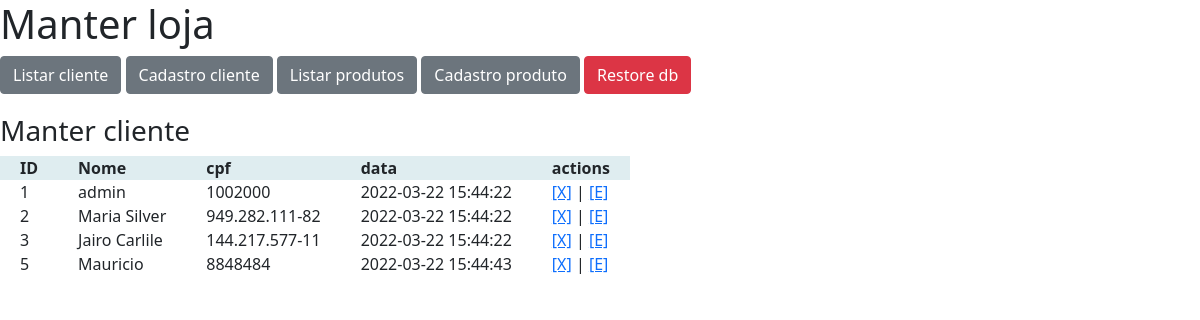
The app's page /cliente/findall/ with its own data.
### tables this page shows
CREATE TABLE cliente(
    id integer PRIMARY KEY AUTOINCREMENT NOT NULL,
    nome text NOT NULL,
    cpf text NOT NULL,
    email text NOT NULL,
    data_cadastro TIMESTAMP NOT NULL DEFAULT CURRENT_TIMESTAMP
);

### webapp/routes.py (the view)
@app.route("/cliente/findall/")
def findall():
    dao = DaoCliente()
    clientes = dao.findall()
    return render_template("manter.html", clientes=clientes)

### manter/dao.py (called while the page is built)
    def findall(self): # R
        conn = Database.get_connection()
        res = conn.execute(
            "SELECT * FROM cliente"
        )
        return res.fetchall()

### manter/database.py (called while the page is built)
    @staticmethod
    def get_connection():
        connection = sqlite3.connect(DB_FILE)
        return connection

### webapp/templates/manter.html
{% extends "layout.html" %}
{% block content %}
<div class="page">
<h3>Manter cliente</h3>
    <div class="dataview">
        <div class="th">ID</div>
        <div class="th">Nome</div>
        <div class="th">cpf</div>
        <div class="th">data</div>
        <div class="th">actions</div>
    {% for cli in clientes %}
        <div> {{ cli[0] }} </div>
        <div> {{ cli[1] }} </div>
        <div> {{ cli[2] }} </div>
        <div> {{ cli[4] }} </div>
        <div>
            <a href="/delete/{{cli[0]}}">[X]</a> |
            <a href="/cliente/edit/{{cli[0]}}">[E]</a>
        </div>
    {% endfor %}
    </div>
</div>
{% endblock %}

### webapp/templates/layout.html (shortened to what this page needs)
<!DOCTYPE html>
<html>
<head>
    <link rel="stylesheet" type="text/css" href="{{ url_for('static', filename='site.css') }}"  />
    <link href="https://cdn.jsdelivr.net/npm/bootstrap@5.1.3/dist/css/bootstrap.min.css" rel="stylesheet">
</head>
<body>
<div class="main">
    <h1>Manter loja</h1>
    <nav>
        <a class="btn btn-secondary" href="{{ '/cliente/findall' }}">Listar cliente</a>
        <a class="btn btn-secondary" href="{{ '/cliente/add' }}">Cadastro cliente</a>
        <a class="btn btn-secondary" href="{{ '/produto/findall' }}">Listar produtos</a>
        <a class="btn btn-secondary" href="{{ '/produto/add' }}">Cadastro produto</a>
        <a class="btn btn-danger" href="{{ '/restore' }}">Restore db</a>
    </nav>
    <div class="content" style="margin:20px 0px;">
    {% block content %}
    {% endblock %}
    </div>
</div>
</body>
</html>

### webapp/static/site.css (style rules this page uses)
div.dataview { display: grid; grid-template-columns: repeat(5, max-content); }
div.dataview div.th { font-weight: bold; background: #dfedf0; }
div.dataview div { padding: 0 20px; }

### records on screen
cliente: id "1", nome "admin", cpf "1002000", data_cadastro "2022-03-22 15:44:22"
cliente: id "2", nome "Maria Silver", cpf "949.282.111-82", data_cadastro "2022-03-22 15:44:22"
cliente: id "3", nome "Jairo Carlile", cpf "144.217.577-11", data_cadastro "2022-03-22 15:44:22"
cliente: id "5", nome "Mauricio", cpf "8848484", data_cadastro "2022-03-22 15:44:43"
